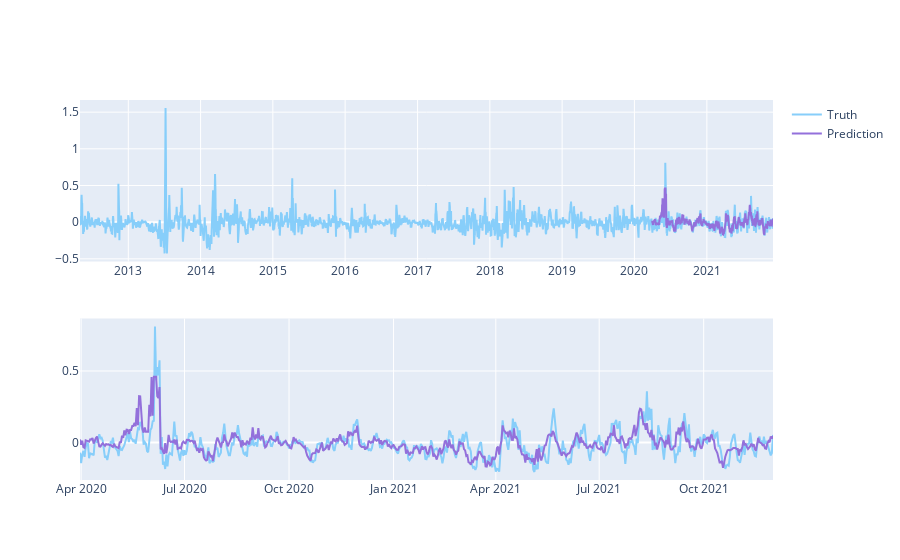

Notebook cell for this chart:
### Code cell
predicted_prices = X_test
predicted_prices['Close'] = preds

fig = make_subplots(rows=2, cols=1)
fig.add_trace(go.Scatter(x=df_bitcoin.Date, y=dataf.BTC_5,
                         name='Truth',
                         marker_color='LightSkyBlue'), row=1, col=1)

fig.add_trace(go.Scatter(x=df_bitcoin.Date,
                         y=predicted_prices.Close,
                         name='Prediction',
                         marker_color='MediumPurple'), row=1, col=1)

fig.add_trace(go.Scatter(x=df_bitcoin.Date,
                         y=y_test,
                         name='Truth',
                         marker_color='LightSkyBlue',
                         showlegend=False), row=2, col=1)

fig.add_trace(go.Scatter(x=df_bitcoin.Date,
                         y=preds,
                         name='Prediction',
                         marker_color='MediumPurple',
                         showlegend=False), row=2, col=1)

fig.show()

### Figure 1 — Plotly figure (JSON) as saved in the notebook; plotly's stock layout.template omitted (floating-point values rounded to 4 significant figures; data arrays with more than 128 entries replaced by an {"elided": "..."} marker saying what was removed)
{"data": [{"marker": {"color": "LightSkyBlue"}, "name": "Truth", "type": "scatter", "x": {"elided": "3587 str values"}, "xaxis": "x", "y": {"elided": "3497 float values"}, "yaxis": "y"}, {"marker": {"color": "MediumPurple"}, "name": "Prediction", "type": "scatter", "x": {"elided": "3587 str values"}, "xaxis": "x", "y": {"elided": "611 float values"}, "yaxis": "y"}, {"marker": {"color": "LightSkyBlue"}, "name": "Truth", "showlegend": false, "type": "scatter", "x": {"elided": "3587 str values"}, "xaxis": "x2", "y": {"elided": "611 float values"}, "yaxis": "y2"}, {"marker": {"color": "MediumPurple"}, "name": "Prediction", "showlegend": false, "type": "scatter", "x": {"elided": "3587 str values"}, "xaxis": "x2", "y": {"elided": "611 float values"}, "yaxis": "y2"}], "layout": {"xaxis": {"anchor": "y", "domain": [0, 1]}, "xaxis2": {"anchor": "y2", "domain": [0, 1]}, "yaxis": {"anchor": "x", "domain": [0.575, 1]}, "yaxis2": {"anchor": "x2", "domain": [0, 0.425]}}}
